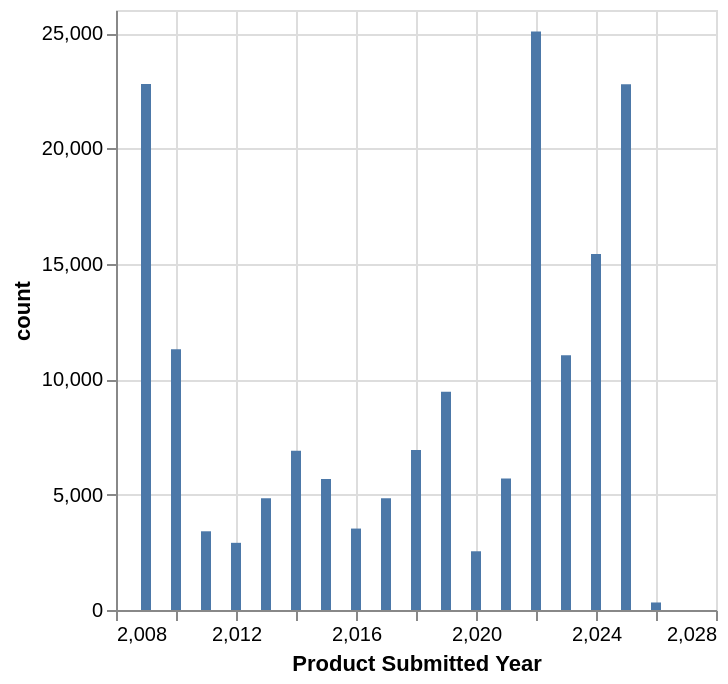

The code cell stored with this chart in its notebook:
### Code cell
alt.Chart(submission_year).mark_bar().encode(
    x = "Product Submitted Year",
    y = "count"
)

### Figure 1 — Vega-Lite specification as saved in the notebook (floating-point values rounded to 4 significant figures)
{"config": {"view": {"continuousWidth": 300, "continuousHeight": 300}}, "data": {"name": "data-2c4b039fca11628b90828e7cb303609f"}, "mark": {"type": "bar"}, "encoding": {"x": {"field": "Product Submitted Year", "type": "quantitative"}, "y": {"field": "count", "type": "quantitative"}}, "$schema": "https://vega.github.io/schema/vega-lite/v6.1.0.json", "datasets": {"data-2c4b039fca11628b90828e7cb303609f": [{"Product Submitted Year": 2009, "count": 22794}, {"Product Submitted Year": 2010, "count": 11303}, {"Product Submitted Year": 2011, "count": 3411}, {"Product Submitted Year": 2012, "count": 2911}, {"Product Submitted Year": 2013, "count": 4847}, {"Product Submitted Year": 2014, "count": 6906}, {"Product Submitted Year": 2015, "count": 5675}, {"Product Submitted Year": 2016, "count": 3529}, {"Product Submitted Year": 2017, "count": 4847}, {"Product Submitted Year": 2018, "count": 6928}, {"Product Submitted Year": 2019, "count": 9460}, {"Product Submitted Year": 2020, "count": 2545}, {"Product Submitted Year": 2021, "count": 5700}, {"Product Submitted Year": 2022, "count": 25073}, {"Product Submitted Year": 2023, "count": 11038}, {"Product Submitted Year": 2024, "count": 15423}, {"Product Submitted Year": 2025, "count": 22787}, {"Product Submitted Year": 2026, "count": 326}]}}
